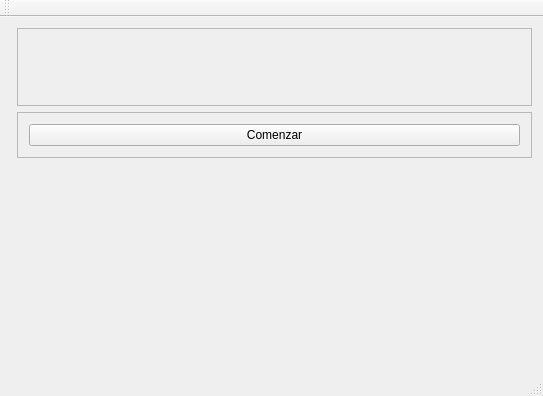
<?xml version="1.0" encoding="UTF-8"?>
<ui version="4.0">
 <class>MainWindow</class>
 <widget class="QMainWindow" name="MainWindow">
  <property name="geometry">
   <rect>
    <x>0</x>
    <y>0</y>
    <width>543</width>
    <height>396</height>
   </rect>
  </property>
  <property name="windowTitle">
   <string>MainWindow</string>
  </property>
  <widget class="QWidget" name="centralWidget">
   <layout class="QHBoxLayout" name="horizontalLayout">
    <item>
     <layout class="QFormLayout" name="formLayout">
      <item row="0" column="1">
       <widget class="QFrame" name="frame">
        <property name="frameShape">
         <enum>QFrame::StyledPanel</enum>
        </property>
        <property name="frameShadow">
         <enum>QFrame::Raised</enum>
        </property>
        <layout class="QGridLayout" name="gridLayout">
         <item row="0" column="0">
          <widget class="QLabel" name="label">
           <property name="text">
            <string> </string>
           </property>
          </widget>
         </item>
         <item row="1" column="0">
          <widget class="QLabel" name="label_2">
           <property name="text">
            <string> </string>
           </property>
          </widget>
         </item>
         <item row="2" column="0">
          <widget class="QLabel" name="label_3">
           <property name="text">
            <string> </string>
           </property>
          </widget>
         </item>
         <item row="0" column="1">
          <widget class="QLabel" name="label_4">
           <property name="text">
            <string> </string>
           </property>
          </widget>
         </item>
         <item row="1" column="1">
          <widget class="QLabel" name="label_5">
           <property name="text">
            <string> </string>
           </property>
          </widget>
         </item>
         <item row="2" column="1">
          <widget class="QLabel" name="label_6">
           <property name="text">
            <string> </string>
           </property>
          </widget>
         </item>
         <item row="0" column="2">
          <widget class="QLabel" name="label_7">
           <property name="text">
            <string> </string>
           </property>
          </widget>
         </item>
         <item row="1" column="2">
          <widget class="QLabel" name="label_8">
           <property name="text">
            <string> </string>
           </property>
          </widget>
         </item>
         <item row="2" column="2">
          <widget class="QLabel" name="label_9">
           <property name="text">
            <string> </string>
           </property>
          </widget>
         </item>
        </layout>
       </widget>
      </item>
      <item row="1" column="1">
       <widget class="QFrame" name="frame_2">
        <property name="frameShape">
         <enum>QFrame::StyledPanel</enum>
        </property>
        <property name="frameShadow">
         <enum>QFrame::Raised</enum>
        </property>
        <layout class="QVBoxLayout" name="verticalLayout">
         <item>
          <widget class="QPushButton" name="pushButton">
           <property name="text">
            <string>Comenzar</string>
           </property>
          </widget>
         </item>
        </layout>
       </widget>
      </item>
     </layout>
    </item>
   </layout>
  </widget>
  <widget class="QMenuBar" name="menuBar">
   <property name="geometry">
    <rect>
     <x>0</x>
     <y>0</y>
     <width>543</width>
     <height>19</height>
    </rect>
   </property>
  </widget>
  <widget class="QToolBar" name="mainToolBar">
   <attribute name="toolBarArea">
    <enum>TopToolBarArea</enum>
   </attribute>
   <attribute name="toolBarBreak">
    <bool>false</bool>
   </attribute>
  </widget>
  <widget class="QStatusBar" name="statusBar"/>
 </widget>
 <layoutdefault spacing="6" margin="11"/>
 <resources/>
 <connections/>
</ui>
